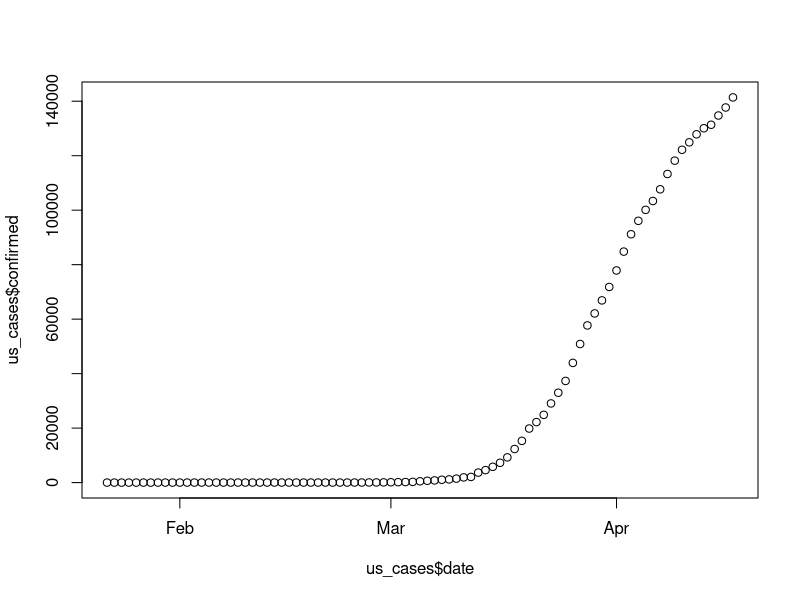
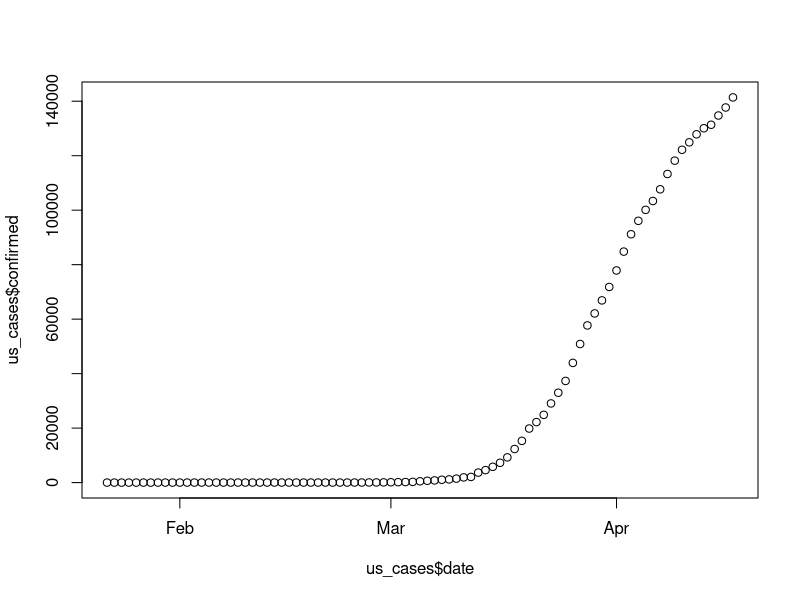
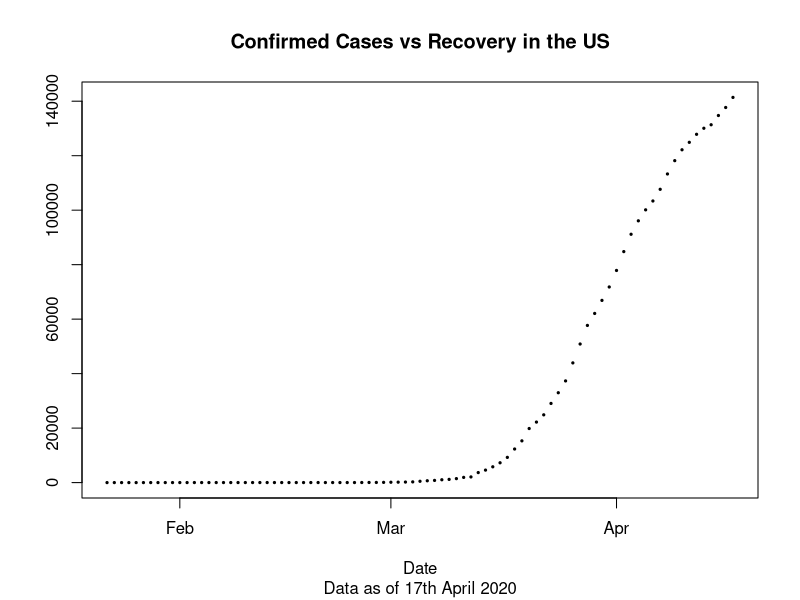
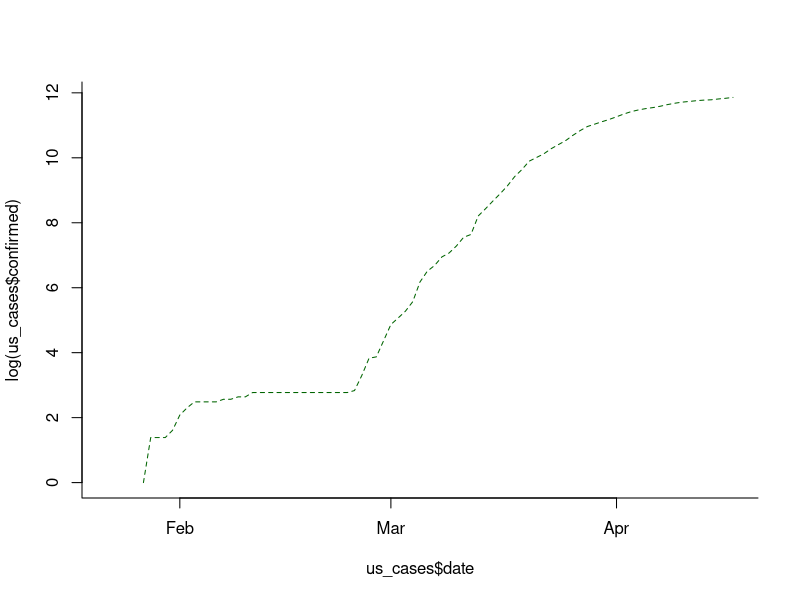
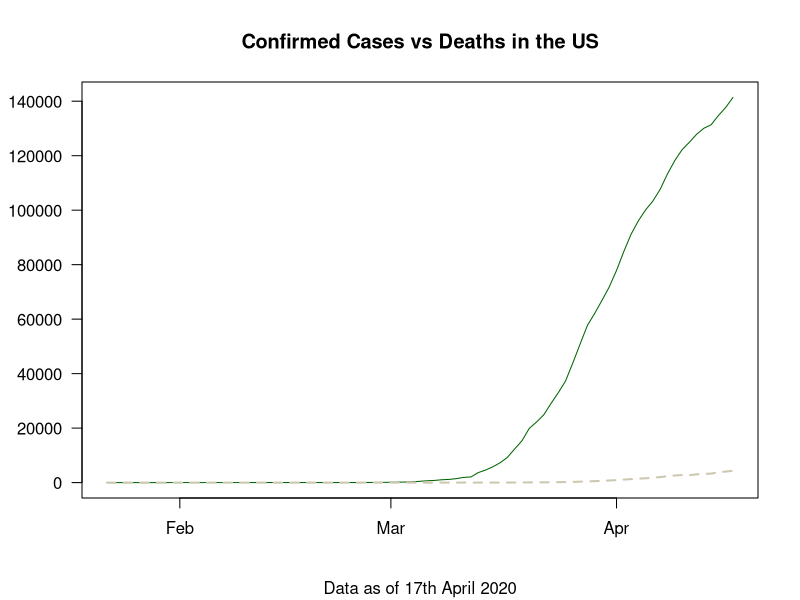
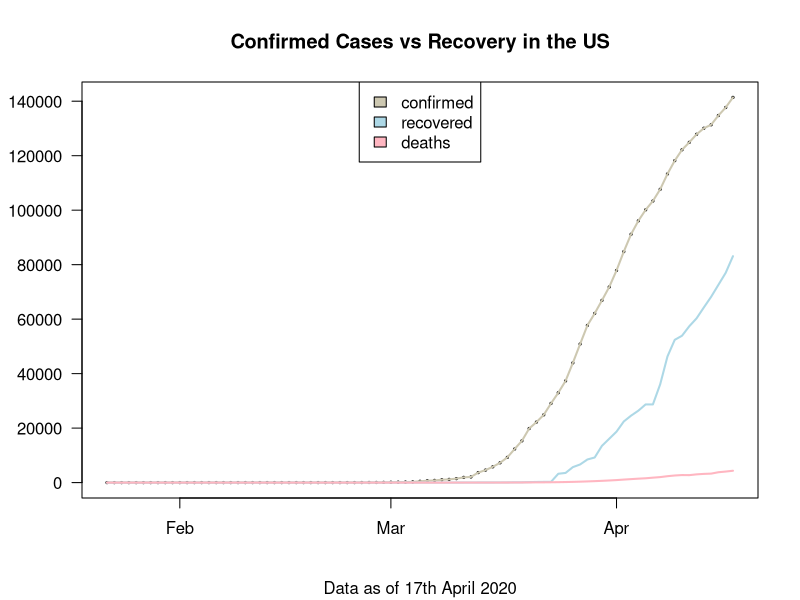

Recreate these plots in R, in order.
## ---- chunk 1
covid <- read.csv("data_input/covid_clean.csv")
covid$date <- as.Date(covid$date)
covid <- covid[order(covid$date), 2:6]
str(covid)
## ---- chunk 2
head(covid)
## ---- chunk 3
us_cases <- subset(covid, country=="Germany")
plot(x=us_cases$date, y=us_cases$confirmed)
## ---- chunk 4
plot(x=us_cases$date, y=us_cases$confirmed)
## ---- chunk 5
plot(x=us_cases$date, y=us_cases$confirmed, 
     pch=19, 
     cex=0.3, 
     main="Confirmed Cases vs Recovery in the US",
     sub="Data as of 17th April 2020",
     xlab="Date", ylab="")
## ---- chunk 6
plot(us_cases$date, 
     # use log values instead
     log(us_cases$confirmed), 
     type="l", 
     col="darkgreen", 
     # box type
     bty="l", 
     # linetype
     lty="dashed")
## ---- chunk 7
plot(us_cases$date, us_cases$confirmed, 
     pch=19, 
     cex=0.3, 
     main="Confirmed Cases vs Deaths in the US",
     sub="Data as of 17th April 2020",
     las=1,
     xlab="", ylab="",
     type="l", 
     col="darkgreen", lty="solid")

lines(us_cases$date, us_cases$deaths, col="cornsilk3", lwd=2, lty="dashed")
## ---- chunk 8
options(scipen=1)
plot(us_cases$date, us_cases$confirmed, 
     pch=19, 
     cex=0.3, 
     main="Confirmed Cases vs Recovery in the US",
     sub="Data as of 17th April 2020",
     las=1,
     xlab="", ylab="")
lines(us_cases$date, us_cases$confirmed, col="cornsilk3", lwd=2)
lines(us_cases$date, us_cases$recovered, col="lightblue", lwd=2)
lines(us_cases$date, us_cases$deaths, col="lightpink", lwd=2)
legend("top", fill=c("cornsilk3", "lightblue", "lightpink"), legend=c("confirmed", "recovered", "deaths"))
